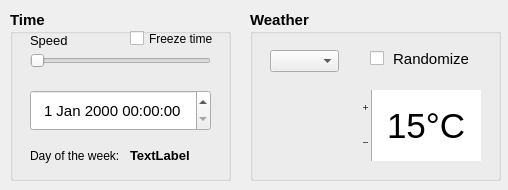
<?xml version="1.0" encoding="UTF-8"?>
<ui version="4.0">
 <class>EnvironmentWindow</class>
 <widget class="QDialog" name="EnvironmentWindow">
  <property name="geometry">
   <rect>
    <x>0</x>
    <y>0</y>
    <width>508</width>
    <height>190</height>
   </rect>
  </property>
  <property name="windowTitle">
   <string>Environment</string>
  </property>
  <property name="windowIcon">
   <iconset>
    <normaloff>resources/images/smart devices/wind_sign.png</normaloff>resources/images/smart devices/wind_sign.png</iconset>
  </property>
  <widget class="QGroupBox" name="groupBox_speed">
   <property name="geometry">
    <rect>
     <x>10</x>
     <y>10</y>
     <width>221</width>
     <height>171</height>
    </rect>
   </property>
   <property name="font">
    <font>
     <pointsize>11</pointsize>
     <weight>75</weight>
     <bold>true</bold>
    </font>
   </property>
   <property name="title">
    <string>Time</string>
   </property>
   <widget class="QSlider" name="horizontalSlider">
    <property name="geometry">
     <rect>
      <x>20</x>
      <y>40</y>
      <width>181</width>
      <height>22</height>
     </rect>
    </property>
    <property name="minimum">
     <number>1</number>
    </property>
    <property name="maximum">
     <number>100</number>
    </property>
    <property name="singleStep">
     <number>10</number>
    </property>
    <property name="orientation">
     <enum>Qt::Horizontal</enum>
    </property>
    <property name="invertedAppearance">
     <bool>false</bool>
    </property>
    <property name="invertedControls">
     <bool>false</bool>
    </property>
    <property name="tickPosition">
     <enum>QSlider::NoTicks</enum>
    </property>
    <property name="tickInterval">
     <number>10</number>
    </property>
   </widget>
   <widget class="QDateTimeEdit" name="dateTimeEdit">
    <property name="geometry">
     <rect>
      <x>20</x>
      <y>80</y>
      <width>181</width>
      <height>41</height>
     </rect>
    </property>
    <property name="font">
     <font>
      <pointsize>11</pointsize>
      <weight>50</weight>
      <bold>false</bold>
     </font>
    </property>
    <property name="alignment">
     <set>Qt::AlignCenter</set>
    </property>
   </widget>
   <widget class="QLabel" name="label">
    <property name="geometry">
     <rect>
      <x>20</x>
      <y>20</y>
      <width>181</width>
      <height>21</height>
     </rect>
    </property>
    <property name="font">
     <font>
      <pointsize>10</pointsize>
      <weight>50</weight>
      <bold>false</bold>
     </font>
    </property>
    <property name="text">
     <string>Speed</string>
    </property>
    <property name="alignment">
     <set>Qt::AlignLeading|Qt::AlignLeft|Qt::AlignVCenter</set>
    </property>
   </widget>
   <widget class="QLabel" name="label_day_of_week">
    <property name="geometry">
     <rect>
      <x>120</x>
      <y>130</y>
      <width>91</width>
      <height>31</height>
     </rect>
    </property>
    <property name="font">
     <font>
      <pointsize>10</pointsize>
      <weight>75</weight>
      <bold>true</bold>
     </font>
    </property>
    <property name="text">
     <string>TextLabel</string>
    </property>
    <property name="textFormat">
     <enum>Qt::AutoText</enum>
    </property>
    <property name="alignment">
     <set>Qt::AlignLeading|Qt::AlignLeft|Qt::AlignVCenter</set>
    </property>
   </widget>
   <widget class="QLabel" name="label_2">
    <property name="geometry">
     <rect>
      <x>20</x>
      <y>130</y>
      <width>101</width>
      <height>31</height>
     </rect>
    </property>
    <property name="font">
     <font>
      <pointsize>9</pointsize>
      <weight>50</weight>
      <bold>false</bold>
     </font>
    </property>
    <property name="text">
     <string>Day of the week:</string>
    </property>
   </widget>
   <widget class="QCheckBox" name="checkBox_freeze_time">
    <property name="geometry">
     <rect>
      <x>120</x>
      <y>20</y>
      <width>91</width>
      <height>17</height>
     </rect>
    </property>
    <property name="font">
     <font>
      <pointsize>9</pointsize>
      <weight>50</weight>
      <bold>false</bold>
     </font>
    </property>
    <property name="text">
     <string>Freeze time</string>
    </property>
   </widget>
  </widget>
  <widget class="QGroupBox" name="groupBox_temperature">
   <property name="geometry">
    <rect>
     <x>250</x>
     <y>10</y>
     <width>251</width>
     <height>171</height>
    </rect>
   </property>
   <property name="font">
    <font>
     <pointsize>11</pointsize>
     <weight>75</weight>
     <bold>true</bold>
    </font>
   </property>
   <property name="title">
    <string>Weather</string>
   </property>
   <widget class="QLabel" name="label_weather_icon_holder">
    <property name="geometry">
     <rect>
      <x>20</x>
      <y>80</y>
      <width>71</width>
      <height>71</height>
     </rect>
    </property>
    <property name="font">
     <font>
      <weight>50</weight>
      <bold>false</bold>
     </font>
    </property>
    <property name="text">
     <string/>
    </property>
    <property name="pixmap">
     <pixmap>resources/images/weather/sun.png</pixmap>
    </property>
    <property name="scaledContents">
     <bool>true</bool>
    </property>
   </widget>
   <widget class="QCheckBox" name="checkBox_randomize_automatically">
    <property name="geometry">
     <rect>
      <x>120</x>
      <y>40</y>
      <width>201</width>
      <height>17</height>
     </rect>
    </property>
    <property name="font">
     <font>
      <weight>50</weight>
      <bold>false</bold>
     </font>
    </property>
    <property name="text">
     <string> Randomize</string>
    </property>
   </widget>
   <widget class="QComboBox" name="comboBox_weather_type">
    <property name="geometry">
     <rect>
      <x>20</x>
      <y>40</y>
      <width>69</width>
      <height>22</height>
     </rect>
    </property>
    <property name="font">
     <font>
      <weight>50</weight>
      <bold>false</bold>
     </font>
    </property>
   </widget>
   <widget class="QSpinBox" name="spinBox_temperature">
    <property name="geometry">
     <rect>
      <x>110</x>
      <y>80</y>
      <width>121</width>
      <height>71</height>
     </rect>
    </property>
    <property name="font">
     <font>
      <pointsize>26</pointsize>
      <weight>50</weight>
      <bold>false</bold>
     </font>
    </property>
    <property name="layoutDirection">
     <enum>Qt::RightToLeft</enum>
    </property>
    <property name="frame">
     <bool>false</bool>
    </property>
    <property name="alignment">
     <set>Qt::AlignCenter</set>
    </property>
    <property name="buttonSymbols">
     <enum>QAbstractSpinBox::PlusMinus</enum>
    </property>
    <property name="accelerated">
     <bool>true</bool>
    </property>
    <property name="showGroupSeparator" stdset="0">
     <bool>false</bool>
    </property>
    <property name="suffix">
     <string>°C</string>
    </property>
    <property name="value">
     <number>15</number>
    </property>
   </widget>
  </widget>
 </widget>
 <resources/>
 <connections/>
</ui>
